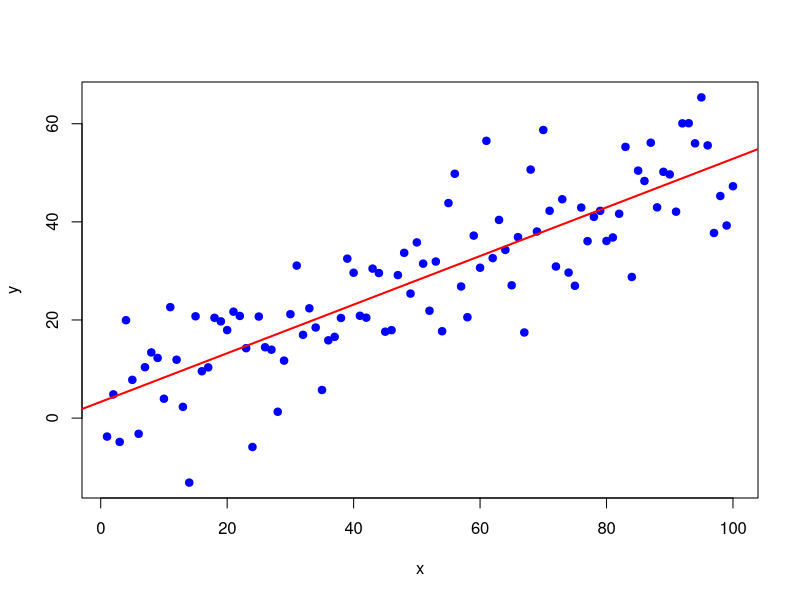

Write R code to recreate this figure.
set.seed(1)
x <- 1:100
y <- 2 + 0.5 * x + rnorm(100, sd = 10)
model <- lm(y ~ x)
summary(model)
plot(x, y, col = 'blue', pch = 19)
abline(model, col = 'red', lwd = 2)
